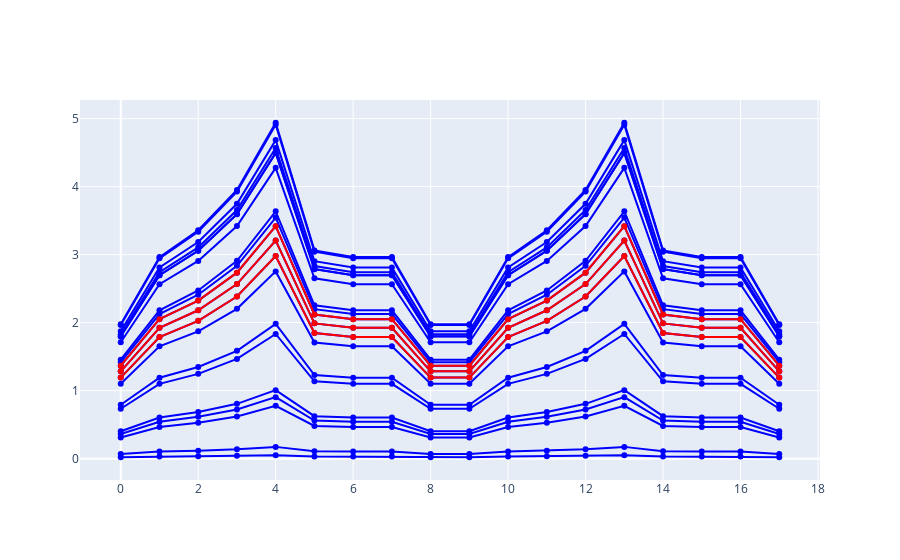

This figure's notebook cell:
### Markdown cell above
But this is much more meaningful with visuals!

### Code cell
bd.plot_deepest(n=3)
